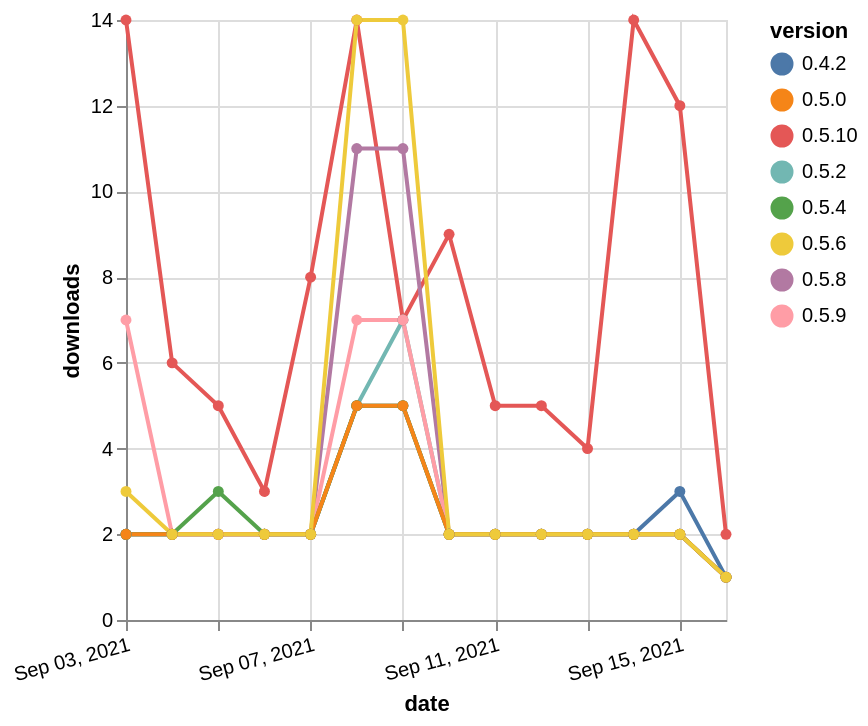

The specification (Vega-Lite) saved for this image:
### Vega-Lite specification from a JSON file in a GitHub repository (floating-point values rounded to 4 significant figures)
{"$schema": "https://vega.github.io/schema/vega-lite/v5.json", "description": "A simple bar chart with embedded data.", "data": {"values": [{"date": "2021-09-03", "total": 445, "delta": 14, "version": "0.5.10"}, {"date": "2021-09-04", "total": 451, "delta": 6, "version": "0.5.10"}, {"date": "2021-09-05", "total": 456, "delta": 5, "version": "0.5.10"}, {"date": "2021-09-06", "total": 459, "delta": 3, "version": "0.5.10"}, {"date": "2021-09-07", "total": 467, "delta": 8, "version": "0.5.10"}, {"date": "2021-09-08", "total": 481, "delta": 14, "version": "0.5.10"}, {"date": "2021-09-09", "total": 488, "delta": 7, "version": "0.5.10"}, {"date": "2021-09-10", "total": 497, "delta": 9, "version": "0.5.10"}, {"date": "2021-09-11", "total": 502, "delta": 5, "version": "0.5.10"}, {"date": "2021-09-12", "total": 507, "delta": 5, "version": "0.5.10"}, {"date": "2021-09-13", "total": 511, "delta": 4, "version": "0.5.10"}, {"date": "2021-09-14", "total": 525, "delta": 14, "version": "0.5.10"}, {"date": "2021-09-15", "total": 537, "delta": 12, "version": "0.5.10"}, {"date": "2021-09-16", "total": 539, "delta": 2, "version": "0.5.10"}, {"date": "2021-09-03", "total": 1778, "delta": 2, "version": "0.5.2"}, {"date": "2021-09-04", "total": 1780, "delta": 2, "version": "0.5.2"}, {"date": "2021-09-05", "total": 1782, "delta": 2, "version": "0.5.2"}, {"date": "2021-09-06", "total": 1784, "delta": 2, "version": "0.5.2"}, {"date": "2021-09-07", "total": 1786, "delta": 2, "version": "0.5.2"}, {"date": "2021-09-08", "total": 1791, "delta": 5, "version": "0.5.2"}, {"date": "2021-09-09", "total": 1798, "delta": 7, "version": "0.5.2"}, {"date": "2021-09-10", "total": 1800, "delta": 2, "version": "0.5.2"}, {"date": "2021-09-11", "total": 1802, "delta": 2, "version": "0.5.2"}, {"date": "2021-09-12", "total": 1804, "delta": 2, "version": "0.5.2"}, {"date": "2021-09-13", "total": 1806, "delta": 2, "version": "0.5.2"}, {"date": "2021-09-14", "total": 1808, "delta": 2, "version": "0.5.2"}, {"date": "2021-09-15", "total": 1810, "delta": 2, "version": "0.5.2"}, {"date": "2021-09-16", "total": 1811, "delta": 1, "version": "0.5.2"}, {"date": "2021-09-03", "total": 1417, "delta": 2, "version": "0.5.8"}, {"date": "2021-09-04", "total": 1419, "delta": 2, "version": "0.5.8"}, {"date": "2021-09-05", "total": 1421, "delta": 2, "version": "0.5.8"}, {"date": "2021-09-06", "total": 1423, "delta": 2, "version": "0.5.8"}, {"date": "2021-09-07", "total": 1425, "delta": 2, "version": "0.5.8"}, {"date": "2021-09-08", "total": 1436, "delta": 11, "version": "0.5.8"}, {"date": "2021-09-09", "total": 1447, "delta": 11, "version": "0.5.8"}, {"date": "2021-09-10", "total": 1449, "delta": 2, "version": "0.5.8"}, {"date": "2021-09-11", "total": 1451, "delta": 2, "version": "0.5.8"}, {"date": "2021-09-12", "total": 1453, "delta": 2, "version": "0.5.8"}, {"date": "2021-09-13", "total": 1455, "delta": 2, "version": "0.5.8"}, {"date": "2021-09-14", "total": 1457, "delta": 2, "version": "0.5.8"}, {"date": "2021-09-15", "total": 1459, "delta": 2, "version": "0.5.8"}, {"date": "2021-09-16", "total": 1460, "delta": 1, "version": "0.5.8"}, {"date": "2021-09-03", "total": 2577, "delta": 2, "version": "0.4.2"}, {"date": "2021-09-04", "total": 2579, "delta": 2, "version": "0.4.2"}, {"date": "2021-09-05", "total": 2581, "delta": 2, "version": "0.4.2"}, {"date": "2021-09-06", "total": 2583, "delta": 2, "version": "0.4.2"}, {"date": "2021-09-07", "total": 2585, "delta": 2, "version": "0.4.2"}, {"date": "2021-09-08", "total": 2590, "delta": 5, "version": "0.4.2"}, {"date": "2021-09-09", "total": 2595, "delta": 5, "version": "0.4.2"}, {"date": "2021-09-10", "total": 2597, "delta": 2, "version": "0.4.2"}, {"date": "2021-09-11", "total": 2599, "delta": 2, "version": "0.4.2"}, {"date": "2021-09-12", "total": 2601, "delta": 2, "version": "0.4.2"}, {"date": "2021-09-13", "total": 2603, "delta": 2, "version": "0.4.2"}, {"date": "2021-09-14", "total": 2605, "delta": 2, "version": "0.4.2"}, {"date": "2021-09-15", "total": 2608, "delta": 3, "version": "0.4.2"}, {"date": "2021-09-16", "total": 2609, "delta": 1, "version": "0.4.2"}, {"date": "2021-09-03", "total": 273, "delta": 7, "version": "0.5.9"}, {"date": "2021-09-04", "total": 275, "delta": 2, "version": "0.5.9"}, {"date": "2021-09-05", "total": 277, "delta": 2, "version": "0.5.9"}, {"date": "2021-09-06", "total": 279, "delta": 2, "version": "0.5.9"}, {"date": "2021-09-07", "total": 281, "delta": 2, "version": "0.5.9"}, {"date": "2021-09-08", "total": 288, "delta": 7, "version": "0.5.9"}, {"date": "2021-09-09", "total": 295, "delta": 7, "version": "0.5.9"}, {"date": "2021-09-10", "total": 297, "delta": 2, "version": "0.5.9"}, {"date": "2021-09-11", "total": 299, "delta": 2, "version": "0.5.9"}, {"date": "2021-09-12", "total": 301, "delta": 2, "version": "0.5.9"}, {"date": "2021-09-13", "total": 303, "delta": 2, "version": "0.5.9"}, {"date": "2021-09-14", "total": 305, "delta": 2, "version": "0.5.9"}, {"date": "2021-09-15", "total": 307, "delta": 2, "version": "0.5.9"}, {"date": "2021-09-16", "total": 308, "delta": 1, "version": "0.5.9"}, {"date": "2021-09-03", "total": 1773, "delta": 2, "version": "0.5.4"}, {"date": "2021-09-04", "total": 1775, "delta": 2, "version": "0.5.4"}, {"date": "2021-09-05", "total": 1778, "delta": 3, "version": "0.5.4"}, {"date": "2021-09-06", "total": 1780, "delta": 2, "version": "0.5.4"}, {"date": "2021-09-07", "total": 1782, "delta": 2, "version": "0.5.4"}, {"date": "2021-09-08", "total": 1787, "delta": 5, "version": "0.5.4"}, {"date": "2021-09-09", "total": 1792, "delta": 5, "version": "0.5.4"}, {"date": "2021-09-10", "total": 1794, "delta": 2, "version": "0.5.4"}, {"date": "2021-09-11", "total": 1796, "delta": 2, "version": "0.5.4"}, {"date": "2021-09-12", "total": 1798, "delta": 2, "version": "0.5.4"}, {"date": "2021-09-13", "total": 1800, "delta": 2, "version": "0.5.4"}, {"date": "2021-09-14", "total": 1802, "delta": 2, "version": "0.5.4"}, {"date": "2021-09-15", "total": 1804, "delta": 2, "version": "0.5.4"}, {"date": "2021-09-16", "total": 1805, "delta": 1, "version": "0.5.4"}, {"date": "2021-09-03", "total": 2744, "delta": 2, "version": "0.5.0"}, {"date": "2021-09-04", "total": 2746, "delta": 2, "version": "0.5.0"}, {"date": "2021-09-05", "total": 2748, "delta": 2, "version": "0.5.0"}, {"date": "2021-09-06", "total": 2750, "delta": 2, "version": "0.5.0"}, {"date": "2021-09-07", "total": 2752, "delta": 2, "version": "0.5.0"}, {"date": "2021-09-08", "total": 2757, "delta": 5, "version": "0.5.0"}, {"date": "2021-09-09", "total": 2762, "delta": 5, "version": "0.5.0"}, {"date": "2021-09-10", "total": 2764, "delta": 2, "version": "0.5.0"}, {"date": "2021-09-11", "total": 2766, "delta": 2, "version": "0.5.0"}, {"date": "2021-09-12", "total": 2768, "delta": 2, "version": "0.5.0"}, {"date": "2021-09-13", "total": 2770, "delta": 2, "version": "0.5.0"}, {"date": "2021-09-14", "total": 2772, "delta": 2, "version": "0.5.0"}, {"date": "2021-09-15", "total": 2774, "delta": 2, "version": "0.5.0"}, {"date": "2021-09-16", "total": 2775, "delta": 1, "version": "0.5.0"}, {"date": "2021-09-03", "total": 2404, "delta": 3, "version": "0.5.6"}, {"date": "2021-09-04", "total": 2406, "delta": 2, "version": "0.5.6"}, {"date": "2021-09-05", "total": 2408, "delta": 2, "version": "0.5.6"}, {"date": "2021-09-06", "total": 2410, "delta": 2, "version": "0.5.6"}, {"date": "2021-09-07", "total": 2412, "delta": 2, "version": "0.5.6"}, {"date": "2021-09-08", "total": 2426, "delta": 14, "version": "0.5.6"}, {"date": "2021-09-09", "total": 2440, "delta": 14, "version": "0.5.6"}, {"date": "2021-09-10", "total": 2442, "delta": 2, "version": "0.5.6"}, {"date": "2021-09-11", "total": 2444, "delta": 2, "version": "0.5.6"}, {"date": "2021-09-12", "total": 2446, "delta": 2, "version": "0.5.6"}, {"date": "2021-09-13", "total": 2448, "delta": 2, "version": "0.5.6"}, {"date": "2021-09-14", "total": 2450, "delta": 2, "version": "0.5.6"}, {"date": "2021-09-15", "total": 2452, "delta": 2, "version": "0.5.6"}, {"date": "2021-09-16", "total": 2453, "delta": 1, "version": "0.5.6"}]}, "width": "container", "mark": {"type": "line", "point": {"filled": true}}, "encoding": {"x": {"field": "date", "type": "temporal", "timeUnit": "yearmonthdate", "title": "date", "axis": {"labelAngle": -15}}, "y": {"field": "delta", "type": "quantitative", "title": "downloads"}, "color": {"field": "version", "type": "nominal"}, "tooltip": {"field": "delta"}}}
